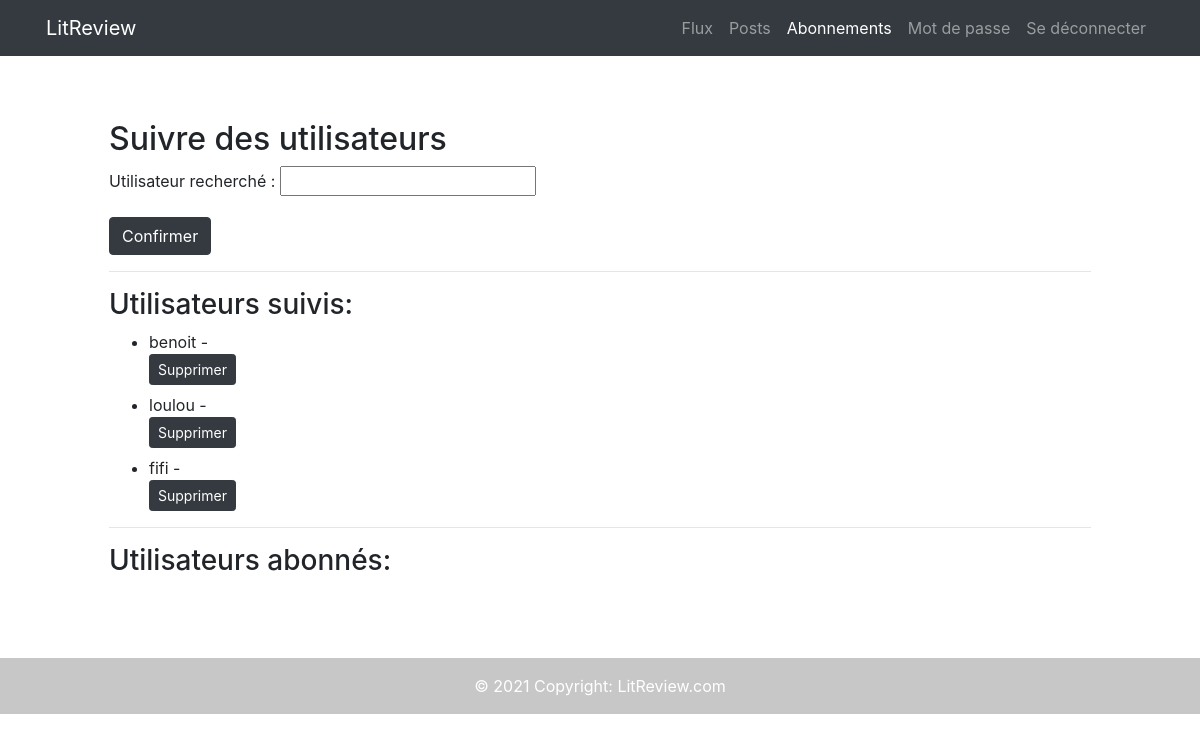
Before: /reviews/home/follow-users/ (signed in) with the older database file.
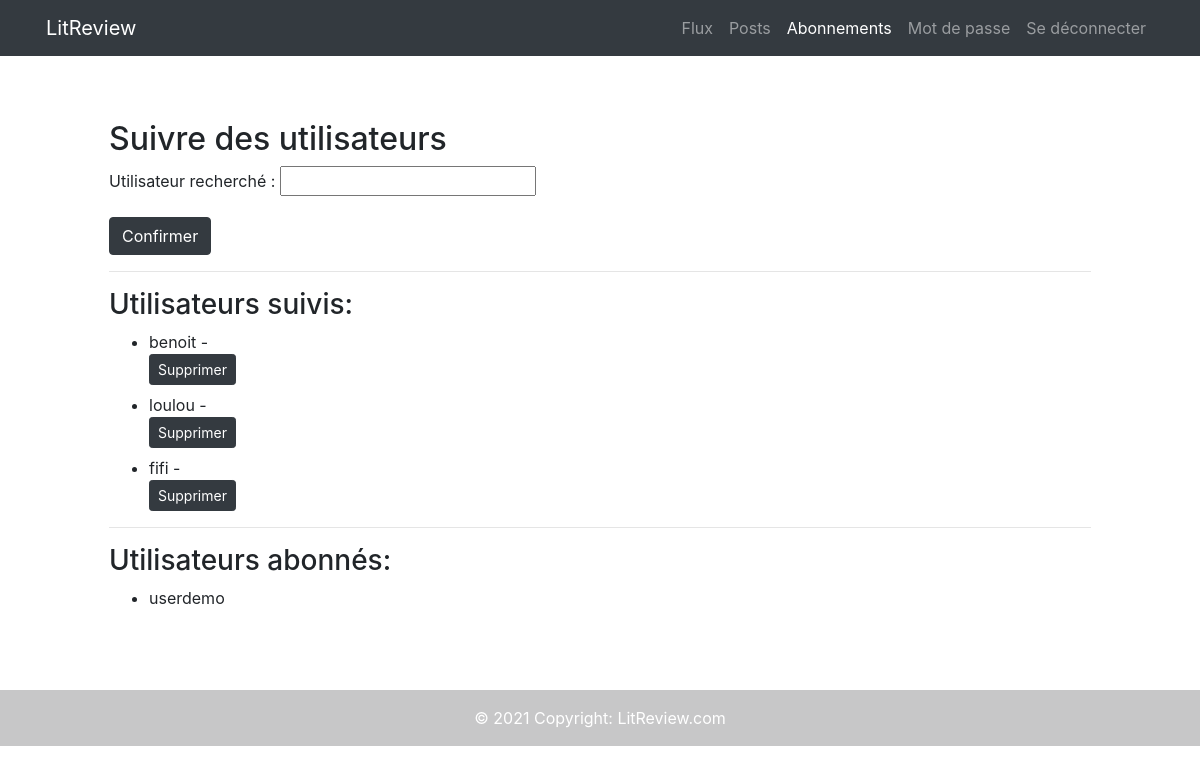
After: the same page with the newer database file.
### authentication/models.py (models this page shows)
class User(AbstractUser):
    def get_connections(self):
        connections = UserFollow.objects.filter(
            Q(user=self)
        )
        return [connection.followed_user for connection in connections]
    def get_followers(self):
        followers = UserFollow.objects.filter(
            Q(followed_user=self)
        )
        return [follower.user for follower in followers]

### reviews/views.py (the view, shortened to what this page needs)
@login_required
def follow_users(request):
    form = forms.UserFollowForm(request.user)
    delete_form = forms.DeleteFollowForm()
    return render(
        request,
        'reviews/follow_users_form.html',
        context={'form': form, 'delete_form': delete_form}
        )

### reviews/forms.py (shortened to what this page needs)
class UserFollowForm(forms.ModelForm):
    def __init__(self, user, *args, **kwargs):
        self.user = user
        super().__init__(*args, **kwargs)
    followed_user = forms.CharField(
        max_length=63,
        label='Utilisateur recherché'
        )
    class Meta:
        model = UserFollow
        fields = ['followed_user']

class DeleteFollowForm(forms.Form):
    delete_follow = forms.BooleanField(widget=forms.HiddenInput, initial=True)

### reviews/templates/reviews/follow_users_form.html (shortened to what this page needs)
{% extends 'base.html' %}
{% block content %}
<section class="p-5 m-3">
    <h2>Suivre des utilisateurs</h2>
        <form method="post">
            {{ form.as_p }}
            <button type="submit" class="btn btn-dark">Confirmer</button>
        </form>
    <hr>
    <h3> Utilisateurs suivis:</h3>
        <ul>
            {% for connection in user.get_connections %}
                <li class="mb-2">{{ connection.username }} -
                    <form method="post">
                        <button type="submit" class="btn btn-dark btn-sm" name="followed_user" value="{{connection.id}}" >Supprimer</button>
                    </form>
                </li>
            {% endfor %}
        </ul>
    <hr>
    <h3> Utilisateurs abonnés:</h3>
        <ul>
            {% for followers in user.get_followers %}
                <li>{{ followers.username }}</li>
            {% endfor %}
        </ul>
</section>
{% endblock content %}

### templates/base.html (shortened to what this page needs)
{% load static %}
<!DOCTYPE html>
<html lang="en">
<head>
  <link
    rel="stylesheet"
    href="https://stackpath.bootstrapcdn.com/bootstrap/4.4.1/css/bootstrap.min.css"
    >
</head>
<body>
  {% include 'partials/navbar_snippet.html' %}
  <div class="main">
    <div class="container">
      {% block content %}{% endblock content %}
    </div>
  </div>
  <footer class="bg-light text-center text-white">
    <div class="text-center p-3" style="background-color: rgba(0, 0, 0, 0.2);">
      © 2021 Copyright:
      <a class="text-white" href="{% url 'home' %}">LitReview.com</a>
    </div>
  </footer>
  </body>
</html>

### templates/partials/navbar_snippet.html (shortened to what this page needs)
{% url 'home' as home_url %}
{% url 'password_change' as password_change %}
{% url 'personal_posts' as posts %}
{% url 'follow_users' as abonnements %}
{% url 'logout' as logout %}
<div class="bg-dark">
  <div class="container">
    <div class="row">
      <nav class="col navbar navbar-expand-lg navbar-dark">
        <a class="navbar-brand" href="{% url 'home' %}">LitReview</a>
        <div id="navbarContent" class="collapse navbar-collapse d-flex flex-row-reverse">
          {% if user.is_authenticated %}
            <ul class="navbar-nav">
              <li class="nav-item {% if request.path == home_url %} active {%endif%}">
                <a class="nav-link" href="{% url 'home' %}">Flux</a>
              </li>
              <li class="nav-item {% if request.path == posts %} active {%endif%}">
                <a class="nav-link" href="{% url 'personal_posts' %}">Posts</a>
              </li>
              <li class="nav-item {% if request.path == abonnements %} active {%endif%}">
                <a class="nav-link" href="{% url 'follow_users' %}">Abonnements</a>
              </li>
              <li class="nav-item {% if request.path == password_change %} active {%endif%}">
                <a class="nav-link" href="{% url 'password_change' %}">Mot de passe</a>
              </li>
              <li class="nav-item {% if request.path == logout %} active {%endif%}">
                <a class="nav-link" href="{% url 'logout' %}">Se déconnecter</a>
              </li>
            </ul>
          {% endif %}
        </div>
      </nav>
    </div>
  </div>
</div>

Changed rows visible on the page:
added User: username "userdemo", shown under "Utilisateurs abonnés:"
